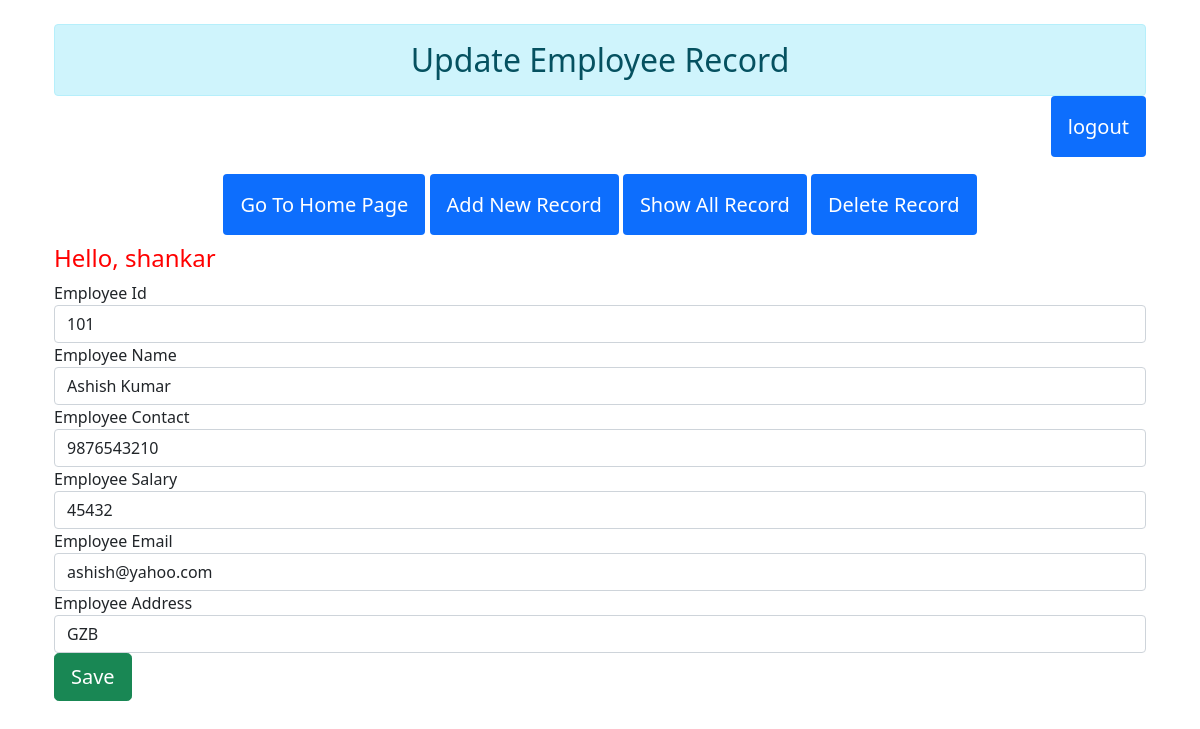
The page /EditRec/1 (signed in) on the database its author committed.
### app1/models.py (models this page shows, shortened)
class Employee(models.Model):
    EmpId = models.IntegerField()
    EmpName = models.CharField(max_length=100)
    EmpContact = models.CharField(max_length=20)
    EmpSal = models.IntegerField()
    EmpEmail = models.EmailField()
    EmpAddress = models.TextField(max_length=500)
    class Meta:
        ordering = ['id']

### app1/views.py (the view)
# urls.py: path('EditRec/<int:id>', views.EditRec),
@login_required(login_url='/')
def EditRec(request, id):
    employee = Employee.objects.get(id=id)
    return render(request, 'app1/EditRec.html', {'employee': employee})

### templates/app1/EditRec.html (shortened to what this page needs)
<!DOCTYPE html>
<html lang="en">
<head>
    {% load static %}
    <link rel="stylesheet" href="{% static 'css/bootstrap.min.css' %}">
    <link rel="stylesheet" href="{% static 'css/index.css' %}">
</head>
<div class="container">
    <div class="jumbotron">
        <body>
<form method="POST" class="post-form" action="/UpdateRec/{{employee.id}}">
    <div class="container">
        <br>
        <h2 class="text-center alert alert-info">Update Employee Record</h2>
        <div align="right">
            <a class="alert btn-primary btn-lg btn-block" href="{% url 'logout' %}">logout</a>
        </div><br><br>
        <div align="center">
            <a class="alert btn-primary btn-lg btn-block" href="/home">Go To Home Page</a>
            <a class="alert btn-primary btn-lg btn-block" href="/AddRec">Add New Record</a>
            <a class="alert btn-primary btn-lg btn-block" href="/ShowRec">Show All Record</a>
            <a class="alert btn-primary btn-lg btn-block" href="/ShowRec">Delete Record</a>
        </div>
        <br>
        <h4 style="color:red">Hello, {{request.session.username}}</h4>
            <div class="form-group">
                <label for="EmpId">Employee Id</label>
                <input type="text" pattern="[0-9]+" minlength="3" value="{{employee.EmpId}}" class="form-control" name="EmpId" id="EmpId" aria-describedby="EmpIdHelp" placeholder="Enter Employee Id">
            </div>
            <div class="form-group">
                <label for="EmpName">Employee Name</label>
                <input type="text" pattern="^[-a-zA-Z\s]*$" minlength="3" value="{{employee.EmpName}}" class="form-control" name="EmpName" id="EmpName" aria-describedby="EmpNameHelp" placeholder="Enter Employee Name">
            </div>
            <div class="form-group">
                <label for="EmpContact">Employee Contact</label>
                <input type="text" pattern="^[6-9]\d{9}$" value="{{employee.EmpContact}}" class="form-control" name="EmpContact" id="EmpContact" aria-describedby="EmpContactHelp" placeholder="Enter Employee Contact">
            </div>
            <div class="form-group">
                <label for="EmpSal">Employee Salary</label>
                <input type="text"  pattern="[0-9]+" minlength="3" value="{{employee.EmpSal}}" class="form-control" name="EmpSal" id="EmpSal" aria-describedby="EmpSalHelp" placeholder="Enter Employee Salary">
            </div>
            <div class="form-group">
                <label for="EmpEmail">Employee Email</label>
                <input type="text" pattern="/([a-zA-Z0-9]+)([\_\.\-{1}])?([a-zA-Z0-9]+)\@([a-zA-Z0-9]+)([\.])([a-zA-Z\.]+)/g" value="{{employee.EmpEmail}}" class="form-control" name="EmpEmail" id="EmpEmail" aria-describedby="EmpEmailHelp" placeholder="Enter Employee Email">
            </div>
            <div class="form-group">
                <label for="EmpAddress">Employee Address</label>
                <input type="text" pattern="^[-a-zA-Z\s]*$" minlength="3" value="{{employee.EmpAddress}}" class="form-control" name="EmpAddress" id="EmpAddress" aria-describedby="EmpAddressHelp" placeholder="Enter Employee Address">
            </div>
            <input type="submit" class="btn btn-success btn-lg" value="Save">
    </div>
</form>
</body>
    </div>
</div>
</html>

### static/css/index.css (style rules this page uses)
a, u { text-decoration: none; color: black; }

### rows shown on the page
Employee: EmpId "101", EmpName "Ashish Kumar", EmpContact "9876543210", EmpSal "45432", EmpEmail "ashish@yahoo.com", EmpAddress "GZB"

### other values the page prints
{{ request.session.username }} "shankar"
